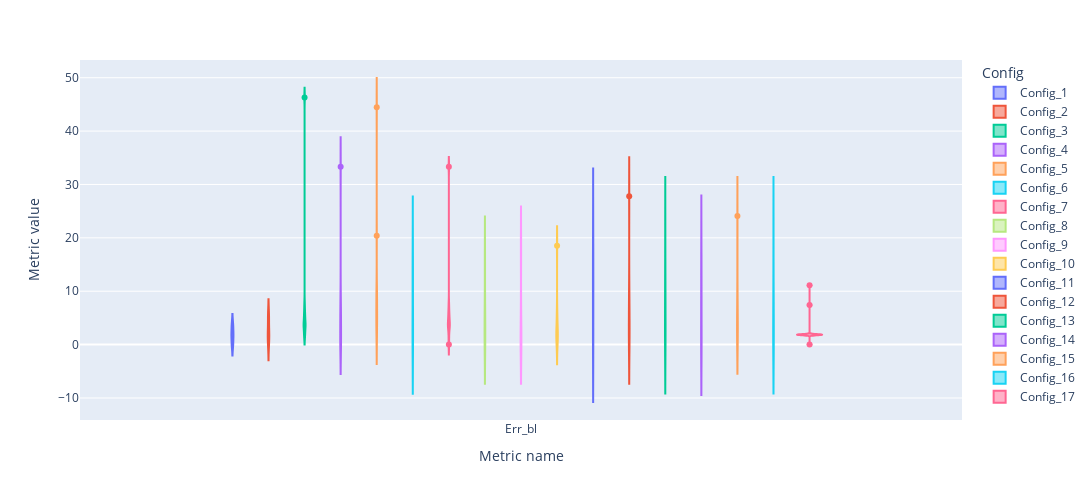

Notebook code cell kept with this figure:
### Markdown cell above
### All blue

### Code cell
fig = px.violin(bl, y='Metric value', x='Metric name', color='Config', box=False, height=500, width=1200)
fig.show()

### Figure 1 — Plotly figure (JSON) as saved in the notebook; plotly's stock layout.template omitted (floating-point values rounded to 4 significant figures)
{"data": [{"alignmentgroup": "True", "box": {"visible": false}, "hovertemplate": "Config=Config_1<br>Metric name=%{x}<br>Metric value=%{y}<extra></extra>", "legendgroup": "Config_1", "marker": {"color": "#636efa"}, "name": "Config_1", "offsetgroup": "Config_1", "orientation": "v", "scalegroup": "True", "showlegend": true, "type": "violin", "x": ["Err_bl", "Err_bl", "Err_bl", "Err_bl", "Err_bl", "Err_bl", "Err_bl", "Err_bl", "Err_bl", "Err_bl"], "x0": " ", "xaxis": "x", "y": [3.704, 1.852, 0, 3.704, 3.704, 1.852, 1.852, 0, 1.852, 0], "y0": " ", "yaxis": "y"}, {"alignmentgroup": "True", "box": {"visible": false}, "hovertemplate": "Config=Config_2<br>Metric name=%{x}<br>Metric value=%{y}<extra></extra>", "legendgroup": "Config_2", "marker": {"color": "#EF553B"}, "name": "Config_2", "offsetgroup": "Config_2", "orientation": "v", "scalegroup": "True", "showlegend": true, "type": "violin", "x": ["Err_bl", "Err_bl", "Err_bl", "Err_bl", "Err_bl", "Err_bl", "Err_bl", "Err_bl", "Err_bl", "Err_bl"], "x0": " ", "xaxis": "x", "y": [1.852, 1.852, 0, 3.704, 1.852, 0, 5.556, 5.556, 5.556, 1.852], "y0": " ", "yaxis": "y"}, {"alignmentgroup": "True", "box": {"visible": false}, "hovertemplate": "Config=Config_3<br>Metric name=%{x}<br>Metric value=%{y}<extra></extra>", "legendgroup": "Config_3", "marker": {"color": "#00cc96"}, "name": "Config_3", "offsetgroup": "Config_3", "orientation": "v", "scalegroup": "True", "showlegend": true, "type": "violin", "x": ["Err_bl", "Err_bl", "Err_bl", "Err_bl", "Err_bl", "Err_bl", "Err_bl", "Err_bl", "Err_bl", "Err_bl"], "x0": " ", "xaxis": "x", "y": [1.852, 5.556, 3.704, 46.3, 3.704, 5.556, 3.704, 1.852, 7.407, 3.704], "y0": " ", "yaxis": "y"}, {"alignmentgroup": "True", "box": {"visible": false}, "hovertemplate": "Config=Config_4<br>Metric name=%{x}<br>Metric value=%{y}<extra></extra>", "legendgroup": "Config_4", "marker": {"color": "#ab63fa"}, "name": "Config_4", "offsetgroup": "Config_4", "orientation": "v", "scalegroup": "True", "showlegend": true, "type": "violin", "x": ["Err_bl", "Err_bl", "Err_bl", "Err_bl", "Err_bl", "Err_bl", "Err_bl", "Err_bl", "Err_bl", "Err_bl"], "x0": " ", "xaxis": "x", "y": [0, 5.556, 5.556, 33.33, 0, 0, 1.852, 9.259, 5.556, 1.852], "y0": " ", "yaxis": "y"}, {"alignmentgroup": "True", "box": {"visible": false}, "hovertemplate": "Config=Config_5<br>Metric name=%{x}<br>Metric value=%{y}<extra></extra>", "legendgroup": "Config_5", "marker": {"color": "#FFA15A"}, "name": "Config_5", "offsetgroup": "Config_5", "orientation": "v", "scalegroup": "True", "showlegend": true, "type": "violin", "x": ["Err_bl", "Err_bl", "Err_bl", "Err_bl", "Err_bl", "Err_bl", "Err_bl", "Err_bl", "Err_bl", "Err_bl"], "x0": " ", "xaxis": "x", "y": [20.37, 5.556, 9.259, 44.44, 1.852, 9.259, 3.704, 3.704, 9.259, 5.556], "y0": " ", "yaxis": "y"}, {"alignmentgroup": "True", "box": {"visible": false}, "hovertemplate": "Config=Config_6<br>Metric name=%{x}<br>Metric value=%{y}<extra></extra>", "legendgroup": "Config_6", "marker": {"color": "#19d3f3"}, "name": "Config_6", "offsetgroup": "Config_6", "orientation": "v", "scalegroup": "True", "showlegend": true, "type": "violin", "x": ["Err_bl", "Err_bl", "Err_bl", "Err_bl", "Err_bl", "Err_bl", "Err_bl", "Err_bl", "Err_bl", "Err_bl"], "x0": " ", "xaxis": "x", "y": [12.96, 18.52, 14.81, 3.704, 5.556, 0, 12.96, 0, 1.852, 1.852], "y0": " ", "yaxis": "y"}, {"alignmentgroup": "True", "box": {"visible": false}, "hovertemplate": "Config=Config_7<br>Metric name=%{x}<br>Metric value=%{y}<extra></extra>", "legendgroup": "Config_7", "marker": {"color": "#FF6692"}, "name": "Config_7", "offsetgroup": "Config_7", "orientation": "v", "scalegroup": "True", "showlegend": true, "type": "violin", "x": ["Err_bl", "Err_bl", "Err_bl", "Err_bl", "Err_bl", "Err_bl", "Err_bl", "Err_bl", "Err_bl", "Err_bl"], "x0": " ", "xaxis": "x", "y": [3.704, 0, 3.704, 5.556, 3.704, 3.704, 33.33, 1.852, 7.407, 5.556], "y0": " ", "yaxis": "y"}, {"alignmentgroup": "True", "box": {"visible": false}, "hovertemplate": "Config=Config_8<br>Metric name=%{x}<br>Metric value=%{y}<extra></extra>", "legendgroup": "Config_8", "marker": {"color": "#B6E880"}, "name": "Config_8", "offsetgroup": "Config_8", "orientation": "v", "scalegroup": "True", "showlegend": true, "type": "violin", "x": ["Err_bl", "Err_bl", "Err_bl", "Err_bl", "Err_bl", "Err_bl", "Err_bl", "Err_bl", "Err_bl", "Err_bl"], "x0": " ", "xaxis": "x", "y": [16.67, 3.704, 5.556, 0, 7.407, 1.852, 3.704, 14.81, 0, 0], "y0": " ", "yaxis": "y"}, {"alignmentgroup": "True", "box": {"visible": false}, "hovertemplate": "Config=Config_9<br>Metric name=%{x}<br>Metric value=%{y}<extra></extra>", "legendgroup": "Config_9", "marker": {"color": "#FF97FF"}, "name": "Config_9", "offsetgroup": "Config_9", "orientation": "v", "scalegroup": "True", "showlegend": true, "type": "violin", "x": ["Err_bl", "Err_bl", "Err_bl", "Err_bl", "Err_bl", "Err_bl", "Err_bl", "Err_bl", "Err_bl", "Err_bl"], "x0": " ", "xaxis": "x", "y": [1.852, 1.852, 0, 1.852, 0, 7.407, 18.52, 0, 16.67, 0], "y0": " ", "yaxis": "y"}, {"alignmentgroup": "True", "box": {"visible": false}, "hovertemplate": "Config=Config_10<br>Metric name=%{x}<br>Metric value=%{y}<extra></extra>", "legendgroup": "Config_10", "marker": {"color": "#FECB52"}, "name": "Config_10", "offsetgroup": "Config_10", "orientation": "v", "scalegroup": "True", "showlegend": true, "type": "violin", "x": ["Err_bl", "Err_bl", "Err_bl", "Err_bl", "Err_bl", "Err_bl", "Err_bl", "Err_bl", "Err_bl", "Err_bl"], "x0": " ", "xaxis": "x", "y": [18.52, 1.852, 1.852, 5.556, 0, 1.852, 1.852, 1.852, 5.556, 1.852], "y0": " ", "yaxis": "y"}, {"alignmentgroup": "True", "box": {"visible": false}, "hovertemplate": "Config=Config_11<br>Metric name=%{x}<br>Metric value=%{y}<extra></extra>", "legendgroup": "Config_11", "marker": {"color": "#636efa"}, "name": "Config_11", "offsetgroup": "Config_11", "orientation": "v", "scalegroup": "True", "showlegend": true, "type": "violin", "x": ["Err_bl", "Err_bl", "Err_bl", "Err_bl", "Err_bl", "Err_bl", "Err_bl", "Err_bl", "Err_bl", "Err_bl"], "x0": " ", "xaxis": "x", "y": [12.96, 12.96, 9.259, 0, 0, 12.96, 0, 18.52, 22.22, 3.704], "y0": " ", "yaxis": "y"}, {"alignmentgroup": "True", "box": {"visible": false}, "hovertemplate": "Config=Config_12<br>Metric name=%{x}<br>Metric value=%{y}<extra></extra>", "legendgroup": "Config_12", "marker": {"color": "#EF553B"}, "name": "Config_12", "offsetgroup": "Config_12", "orientation": "v", "scalegroup": "True", "showlegend": true, "type": "violin", "x": ["Err_bl", "Err_bl", "Err_bl", "Err_bl", "Err_bl", "Err_bl", "Err_bl", "Err_bl", "Err_bl", "Err_bl"], "x0": " ", "xaxis": "x", "y": [9.259, 9.259, 1.852, 1.852, 0, 3.704, 0, 3.704, 5.556, 27.78], "y0": " ", "yaxis": "y"}, {"alignmentgroup": "True", "box": {"visible": false}, "hovertemplate": "Config=Config_13<br>Metric name=%{x}<br>Metric value=%{y}<extra></extra>", "legendgroup": "Config_13", "marker": {"color": "#00cc96"}, "name": "Config_13", "offsetgroup": "Config_13", "orientation": "v", "scalegroup": "True", "showlegend": true, "type": "violin", "x": ["Err_bl", "Err_bl", "Err_bl", "Err_bl", "Err_bl", "Err_bl", "Err_bl", "Err_bl", "Err_bl", "Err_bl"], "x0": " ", "xaxis": "x", "y": [22.22, 9.259, 11.11, 14.81, 1.852, 7.407, 1.852, 1.852, 0, 1.852], "y0": " ", "yaxis": "y"}, {"alignmentgroup": "True", "box": {"visible": false}, "hovertemplate": "Config=Config_14<br>Metric name=%{x}<br>Metric value=%{y}<extra></extra>", "legendgroup": "Config_14", "marker": {"color": "#ab63fa"}, "name": "Config_14", "offsetgroup": "Config_14", "orientation": "v", "scalegroup": "True", "showlegend": true, "type": "violin", "x": ["Err_bl", "Err_bl", "Err_bl", "Err_bl", "Err_bl", "Err_bl", "Err_bl", "Err_bl", "Err_bl", "Err_bl"], "x0": " ", "xaxis": "x", "y": [14.81, 18.52, 11.11, 1.852, 7.407, 0, 11.11, 0, 0, 0], "y0": " ", "yaxis": "y"}, {"alignmentgroup": "True", "box": {"visible": false}, "hovertemplate": "Config=Config_15<br>Metric name=%{x}<br>Metric value=%{y}<extra></extra>", "legendgroup": "Config_15", "marker": {"color": "#FFA15A"}, "name": "Config_15", "offsetgroup": "Config_15", "orientation": "v", "scalegroup": "True", "showlegend": true, "type": "violin", "x": ["Err_bl", "Err_bl", "Err_bl", "Err_bl", "Err_bl", "Err_bl", "Err_bl", "Err_bl", "Err_bl", "Err_bl"], "x0": " ", "xaxis": "x", "y": [3.704, 1.852, 3.704, 1.852, 9.259, 16.67, 24.07, 1.852, 7.407, 1.852], "y0": " ", "yaxis": "y"}, {"alignmentgroup": "True", "box": {"visible": false}, "hovertemplate": "Config=Config_16<br>Metric name=%{x}<br>Metric value=%{y}<extra></extra>", "legendgroup": "Config_16", "marker": {"color": "#19d3f3"}, "name": "Config_16", "offsetgroup": "Config_16", "orientation": "v", "scalegroup": "True", "showlegend": true, "type": "violin", "x": ["Err_bl", "Err_bl", "Err_bl", "Err_bl", "Err_bl", "Err_bl", "Err_bl", "Err_bl", "Err_bl", "Err_bl"], "x0": " ", "xaxis": "x", "y": [1.852, 5.556, 9.259, 0, 12.96, 0, 0, 0, 5.556, 22.22], "y0": " ", "yaxis": "y"}, {"alignmentgroup": "True", "box": {"visible": false}, "hovertemplate": "Config=Config_17<br>Metric name=%{x}<br>Metric value=%{y}<extra></extra>", "legendgroup": "Config_17", "marker": {"color": "#FF6692"}, "name": "Config_17", "offsetgroup": "Config_17", "orientation": "v", "scalegroup": "True", "showlegend": true, "type": "violin", "x": ["Err_bl", "Err_bl", "Err_bl", "Err_bl", "Err_bl", "Err_bl", "Err_bl", "Err_bl", "Err_bl", "Err_bl"], "x0": " ", "xaxis": "x", "y": [1.852, 0, 1.852, 1.852, 1.852, 7.407, 1.852, 1.852, 1.852, 11.11], "y0": " ", "yaxis": "y"}], "layout": {"height": 500, "legend": {"title": {"text": "Config"}, "tracegroupgap": 0}, "margin": {"t": 60}, "violinmode": "group", "width": 1200, "xaxis": {"anchor": "y", "domain": [0, 1], "title": {"text": "Metric name"}}, "yaxis": {"anchor": "x", "domain": [0, 1], "title": {"text": "Metric value"}}}}
